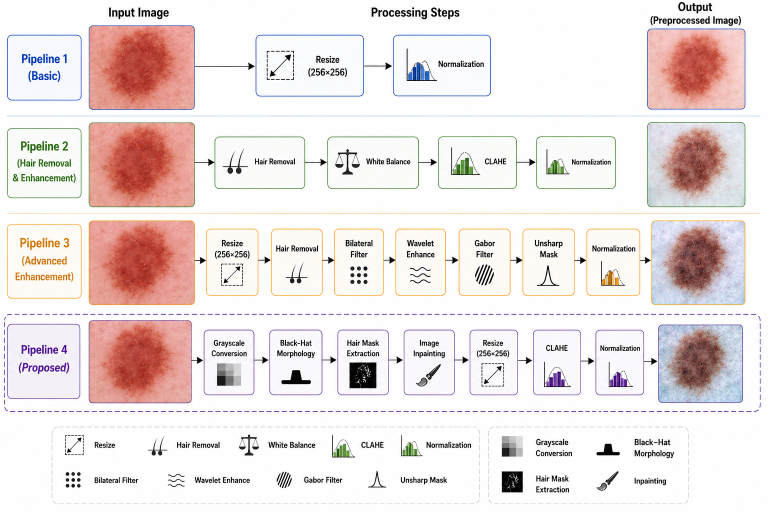
#> input picture processing_images_schematic.png, 1536 x 1024 px (shown at 1/2 size); its folder holds only this picture in this run
$ python -i U_Net_Segmentation.py   (imports and definitions only)
#> lines starting #> are read from the running program, lines starting #| are printed output that depends on the picture; after the words box and inside, x2 and y2 are one past the last pixel; in counts of white or black regions, pixels touching at a corner belong together
import os
import cv2
import numpy as np
from pathlib import Path
from concurrent.futures import ThreadPoolExecutor

import tensorflow as tf
from tensorflow.keras import layers, Model
from tensorflow.keras.callbacks import EarlyStopping, ModelCheckpoint
from sklearn.model_selection import train_test_split

# ======================================================
# SETTINGS
# ======================================================

IMG_SIZE = 256
BATCH_SIZE = 8
EPOCHS = 1
SEED = 42
VAL_SPLIT = 0.2

# [2 lines not run here, left out]

# ======================================================
# DICE METRIC
# ======================================================

# [49 lines left out: functions dice_coef, build_unet, not called in this run]

# ======================================================
# MASK GENERATION
# ======================================================

def generate_mask(img):
    gray = cv2.cvtColor(img, cv2.COLOR_RGB2GRAY)
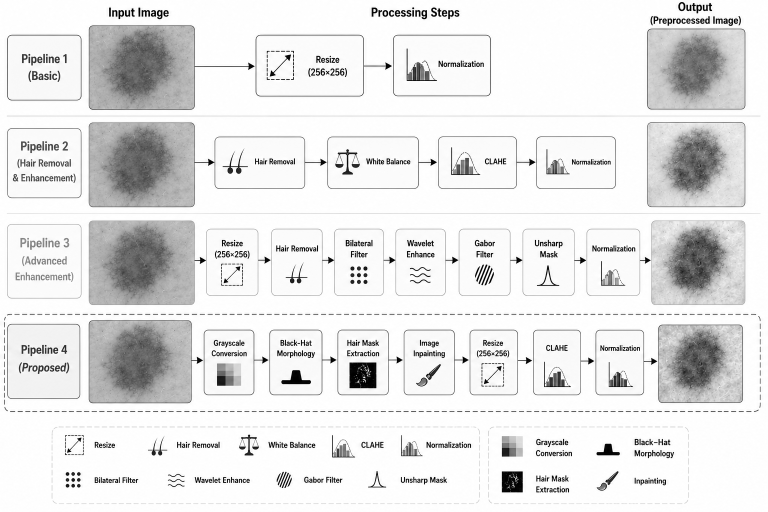
#> gray: shape (1024, 1536) (shown at 1/2 size); min 0, max 255, mean 228.1
    blur = cv2.GaussianBlur(gray, (5, 5), 0)

    _, mask = cv2.threshold(
        blur,
        0,
        255,
        cv2.THRESH_BINARY + cv2.THRESH_OTSU
    )
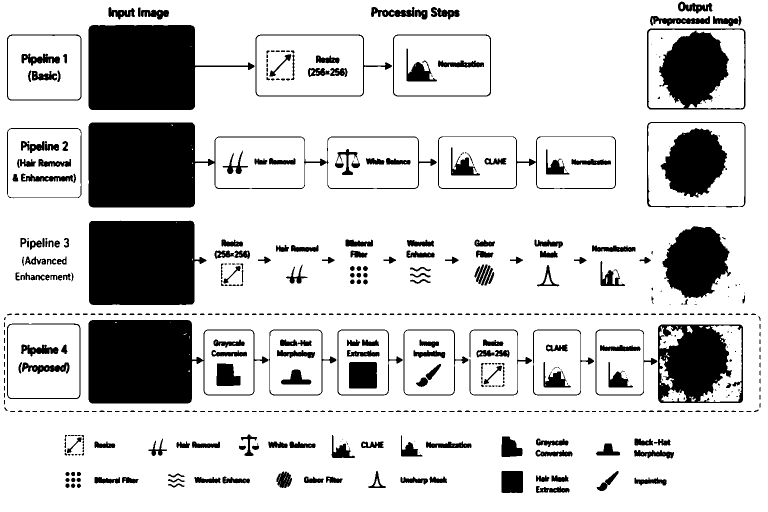
#> mask: shape (1024, 1536) (shown at 1/2 size); 80.8% white; 577 black regions (195 under 20 px), largest, box (x1, y1, x2, y2) and area: (177, 245, 874, 415) 38726, (177, 50, 509, 220) 36531, (177, 640, 537, 807) 35658

    kernel = np.ones((3, 3), np.uint8)
    mask = cv2.morphologyEx(mask, cv2.MORPH_OPEN, kernel)
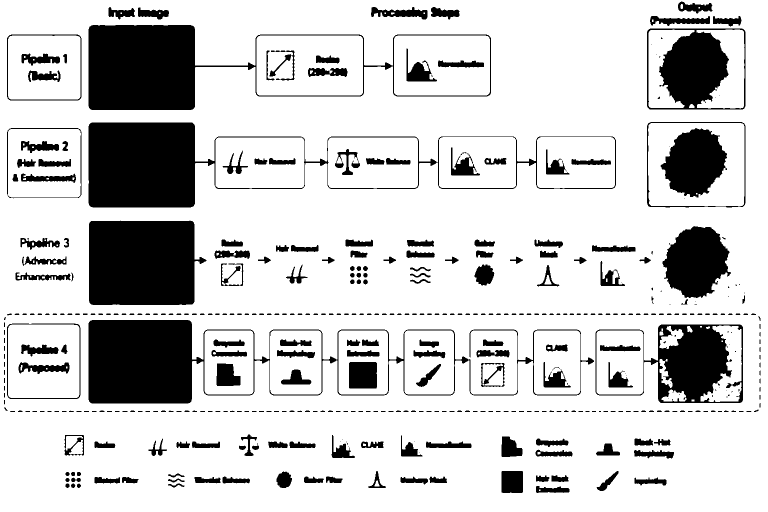
#> mask: shape (1024, 1536) (shown at 1/2 size); 80.5% white; 439 black regions (131 under 20 px), largest, box (x1, y1, x2, y2) and area: (177, 245, 1232, 415) 40658, (177, 640, 1188, 807) 40546, (177, 50, 982, 220) 39370
    mask = cv2.morphologyEx(mask, cv2.MORPH_CLOSE, kernel)
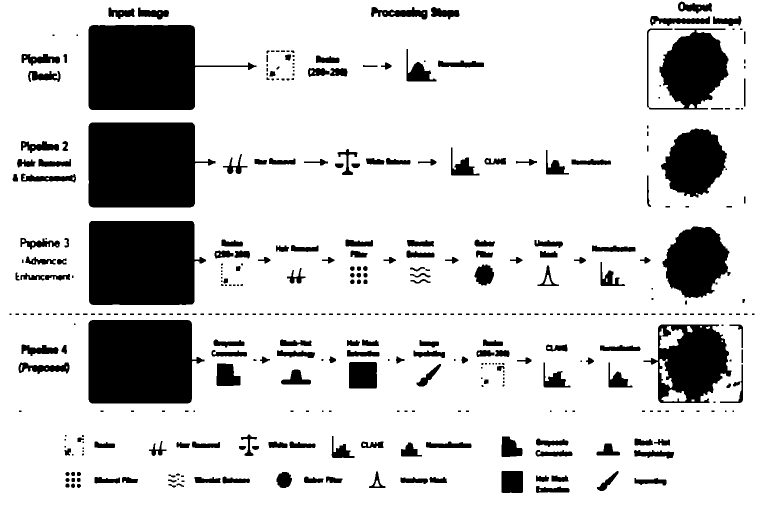
#> mask: shape (1024, 1536) (shown at 1/2 size); 81.9% white; 413 black regions (107 under 20 px), largest, box (x1, y1, x2, y2) and area: (177, 50, 513, 220) 36545, (177, 245, 431, 415) 36332, (178, 442, 412, 610) 35513

    return mask

# ======================================================
# DATA GENERATOR
# ======================================================

class DataGenerator(tf.keras.utils.Sequence):
    def __init__(self, image_paths, batch_size=8):
        self.image_paths = image_paths
        self.batch_size = batch_size

    def __len__(self):
        return int(np.ceil(len(self.image_paths) / self.batch_size))

    # [280 lines left out: functions __getitem__, fuse, collect_images, run_unet_fusion_experiment, build_default_experiments, run_all_experiments, not called in this run]

# ======================================================
# MAIN
# ======================================================

# [3 lines not run here, left out]

>>> import cv2
>>> picture = cv2.cvtColor(cv2.imread('../../processing_images_schematic.png'), cv2.COLOR_BGR2RGB)
>>> result = generate_mask(picture)

$ run again, on roc_auc.png
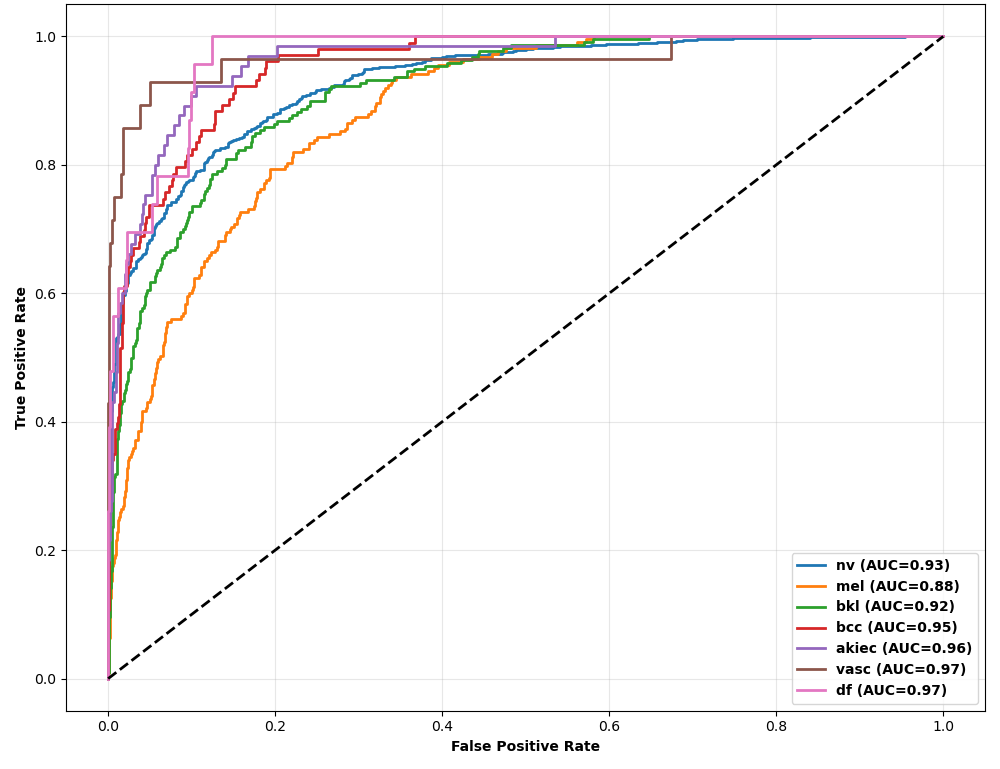
#> input picture roc_auc.png, 1000 x 769 px
#> in generate_mask, `_, mask = cv2.threshold( blur, 0, 255, cv2.THRESH_BINARY + cv2.THRESH_..`:
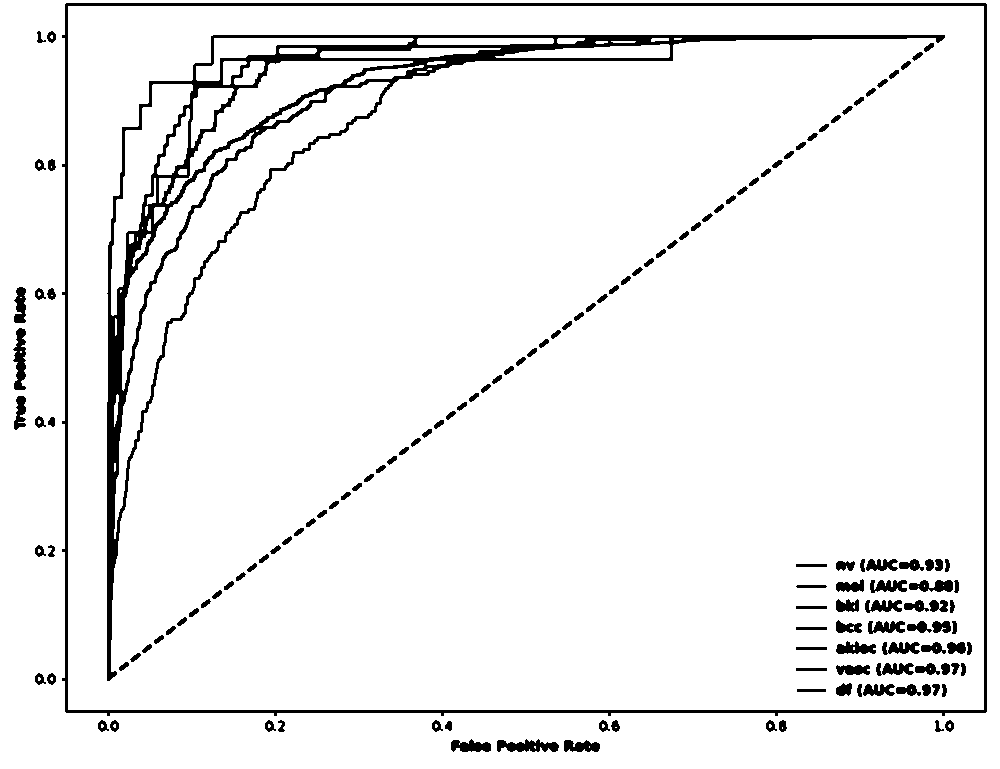
#> mask: shape (769, 1000); 94.1% white; 148 black regions, largest, box (x1, y1, x2, y2) and area: (107, 35, 945, 681) 20768, (62, 3, 987, 716) 9860, (13, 328, 26, 390) 534
#> in generate_mask, `mask = cv2.morphologyEx(mask, cv2.MORPH_OPEN, kernel)`:
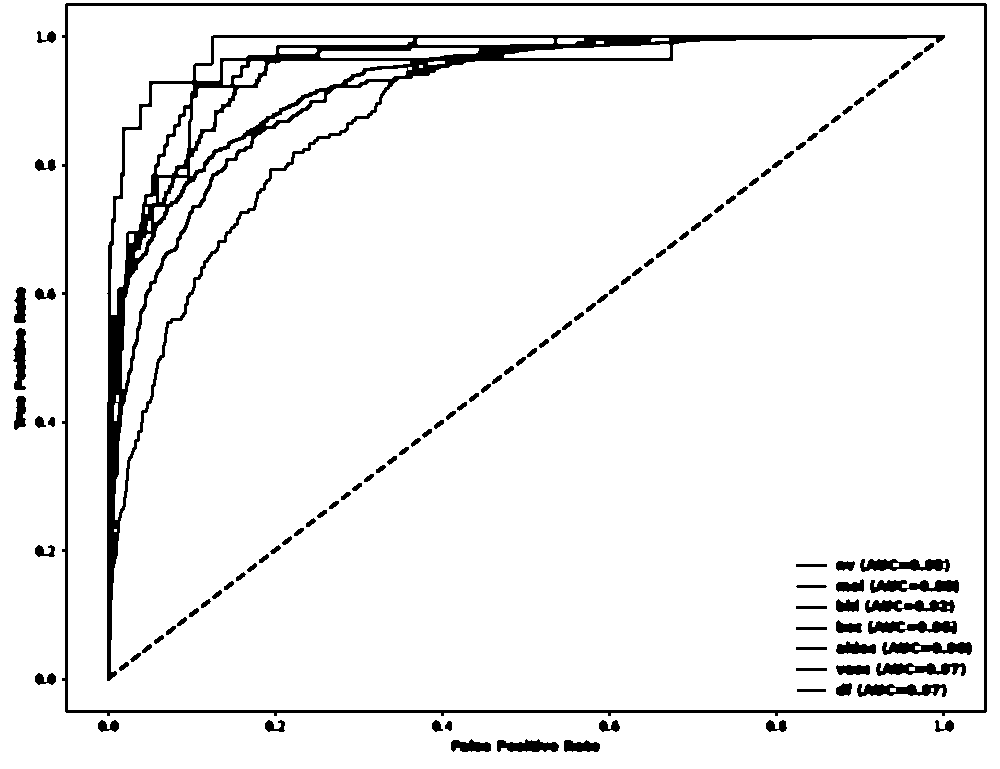
#> mask: shape (769, 1000); 93.9% white; 113 black regions, largest, box (x1, y1, x2, y2) and area: (107, 35, 945, 681) 21188, (62, 3, 987, 716) 9860, (882, 642, 972, 655) 807

$ run again, on schema of datasets.png
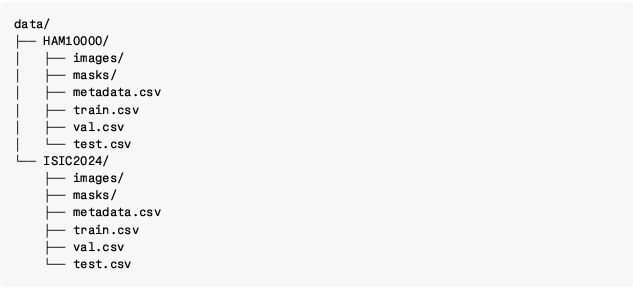
#> input picture schema of datasets.png, 633 x 289 px
#> in generate_mask, `_, mask = cv2.threshold( blur, 0, 255, cv2.THRESH_BINARY + cv2.THRESH_..`:
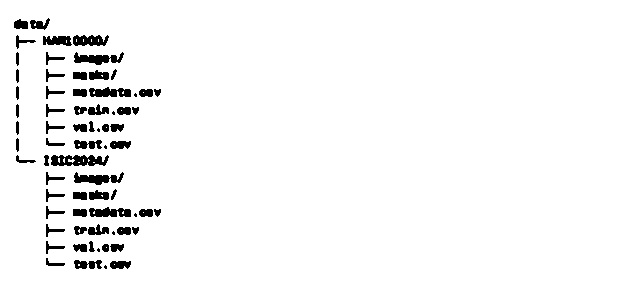
#> mask: shape (289, 633); 96.3% white; 70 black regions (8 under 20 px), largest, box (x1, y1, x2, y2) and area: (51, 155, 109, 166) 461, (74, 52, 124, 65) 357, (74, 172, 124, 185) 357
#> in generate_mask, `mask = cv2.morphologyEx(mask, cv2.MORPH_CLOSE, kernel)`:
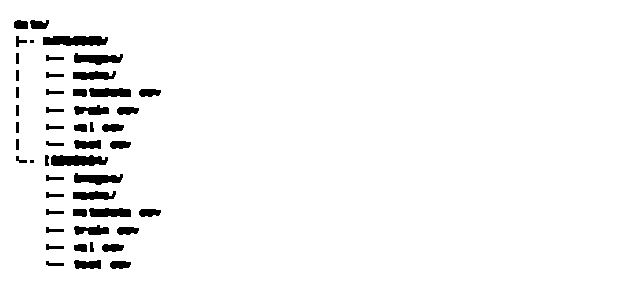
#> mask: shape (289, 633); 96.2% white; 51 black regions (2 under 20 px), largest, box (x1, y1, x2, y2) and area: (43, 36, 108, 46) 557, (51, 155, 108, 166) 519, (74, 53, 123, 65) 381
